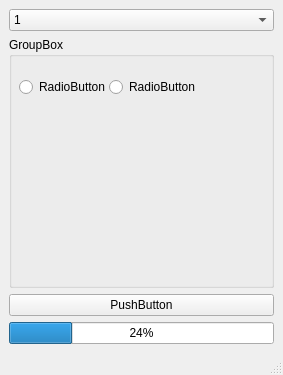
<?xml version="1.0" encoding="UTF-8"?>
<ui version="4.0">
 <class>MainWindow</class>
 <widget class="QMainWindow" name="MainWindow">
  <property name="geometry">
   <rect>
    <x>0</x>
    <y>0</y>
    <width>283</width>
    <height>375</height>
   </rect>
  </property>
  <property name="sizePolicy">
   <sizepolicy hsizetype="Minimum" vsizetype="Maximum">
    <horstretch>60</horstretch>
    <verstretch>60</verstretch>
   </sizepolicy>
  </property>
  <property name="windowTitle">
   <string>MainWindow</string>
  </property>
  <widget class="QWidget" name="centralwidget">
   <property name="sizePolicy">
    <sizepolicy hsizetype="Minimum" vsizetype="Minimum">
     <horstretch>0</horstretch>
     <verstretch>0</verstretch>
    </sizepolicy>
   </property>
   <layout class="QGridLayout" name="gridLayout">
    <item row="0" column="0">
     <widget class="QComboBox" name="comboBox">
      <property name="iconSize">
       <size>
        <width>24</width>
        <height>24</height>
       </size>
      </property>
      <item>
       <property name="text">
        <string>1</string>
       </property>
      </item>
      <item>
       <property name="text">
        <string>2</string>
       </property>
      </item>
      <item>
       <property name="text">
        <string>3</string>
       </property>
      </item>
      <item>
       <property name="text">
        <string>4</string>
       </property>
      </item>
     </widget>
    </item>
    <item row="1" column="0">
     <widget class="QGroupBox" name="groupBox">
      <property name="title">
       <string>GroupBox</string>
      </property>
      <widget class="QRadioButton" name="radioButton1">
       <property name="geometry">
        <rect>
         <x>10</x>
         <y>40</y>
         <width>89</width>
         <height>20</height>
        </rect>
       </property>
       <property name="text">
        <string>RadioButton</string>
       </property>
      </widget>
      <widget class="QRadioButton" name="radioButton2">
       <property name="geometry">
        <rect>
         <x>100</x>
         <y>40</y>
         <width>89</width>
         <height>20</height>
        </rect>
       </property>
       <property name="text">
        <string>RadioButton</string>
       </property>
      </widget>
     </widget>
    </item>
    <item row="2" column="0">
     <widget class="QPushButton" name="pushButton">
      <property name="enabled">
       <bool>true</bool>
      </property>
      <property name="text">
       <string>PushButton</string>
      </property>
      <property name="checkable">
       <bool>true</bool>
      </property>
     </widget>
    </item>
    <item row="3" column="0">
     <widget class="QProgressBar" name="progressBar">
      <property name="value">
       <number>24</number>
      </property>
     </widget>
    </item>
   </layout>
  </widget>
  <widget class="QMenuBar" name="menubar">
   <property name="geometry">
    <rect>
     <x>0</x>
     <y>0</y>
     <width>283</width>
     <height>26</height>
    </rect>
   </property>
  </widget>
  <widget class="QStatusBar" name="statusbar"/>
 </widget>
 <tabstops>
  <tabstop>comboBox</tabstop>
  <tabstop>radioButton2</tabstop>
  <tabstop>radioButton1</tabstop>
  <tabstop>pushButton</tabstop>
 </tabstops>
 <resources/>
 <connections/>
</ui>
